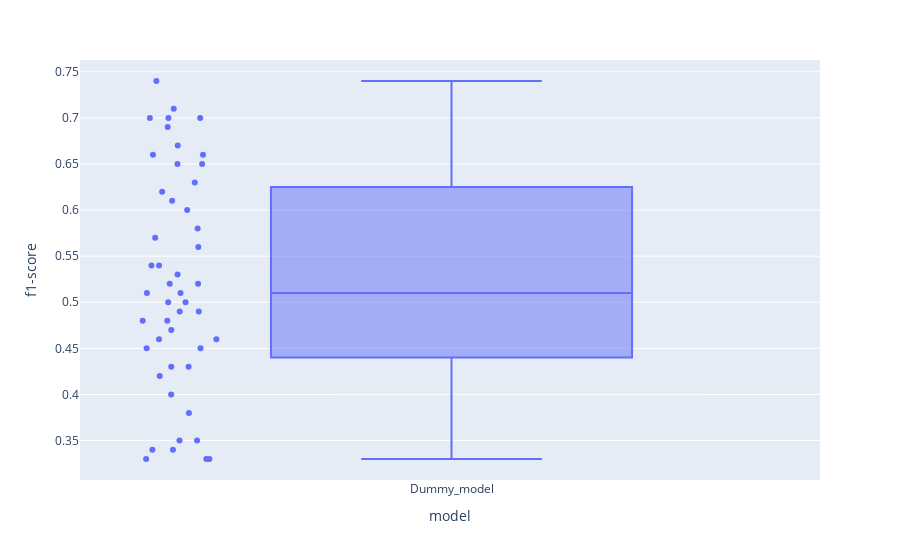
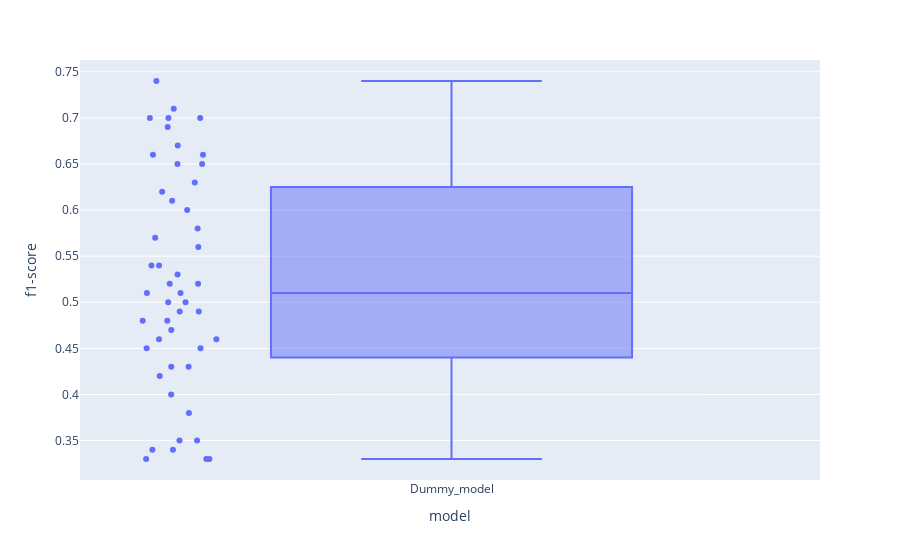
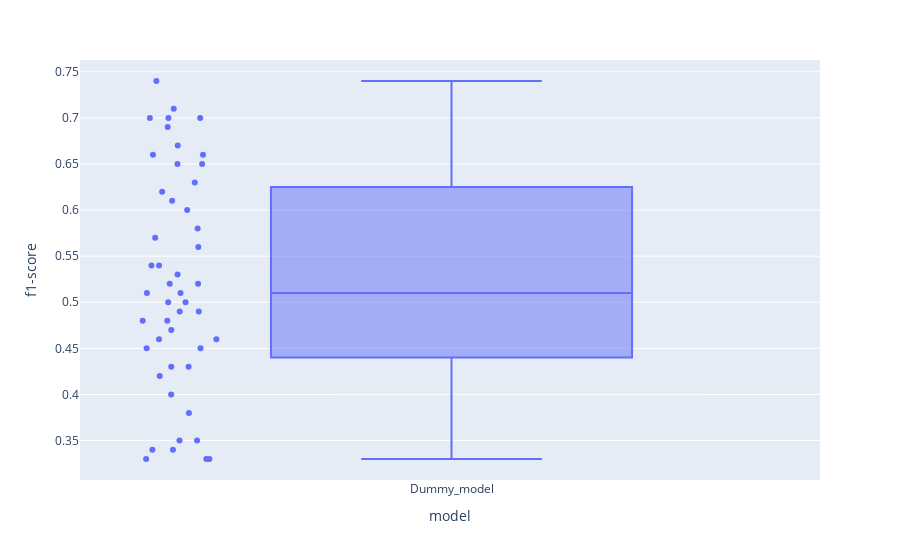

Notebook code for these charts, in order:
### Code cell
for label in macro_dummy.label_col.unique():
    for model in macro_dummy.model.unique():

        print(label, model)
        
        fig = px.box(macro_dummy, x="model", y="f1-score", points="all")
        fig.show()

### Figure 1 — Plotly figure (JSON) as saved in the notebook; plotly's stock layout.template omitted (floating-point values rounded to 4 significant figures)
{"data": [{"alignmentgroup": "True", "boxpoints": "all", "hovertemplate": "model=%{x}<br>f1-score=%{y}<extra></extra>", "legendgroup": "", "marker": {"color": "#636efa"}, "name": "", "notched": false, "offsetgroup": "", "orientation": "v", "showlegend": false, "type": "box", "x": ["Dummy_model", "Dummy_model", "Dummy_model", "Dummy_model", "Dummy_model", "Dummy_model", "Dummy_model", "Dummy_model", "Dummy_model", "Dummy_model", "Dummy_model", "Dummy_model", "Dummy_model", "Dummy_model", "Dummy_model", "Dummy_model", "Dummy_model", "Dummy_model", "Dummy_model", "Dummy_model", "Dummy_model", "Dummy_model", "Dummy_model", "Dummy_model", "Dummy_model", "Dummy_model", "Dummy_model", "Dummy_model", "Dummy_model", "Dummy_model", "Dummy_model", "Dummy_model", "Dummy_model", "Dummy_model", "Dummy_model", "Dummy_model", "Dummy_model", "Dummy_model", "Dummy_model", "Dummy_model", "Dummy_model", "Dummy_model", "Dummy_model", "Dummy_model", "Dummy_model", "Dummy_model", "Dummy_model", "Dummy_model"], "x0": " ", "xaxis": "x", "y": [0.33, 0.54, 0.43, 0.67, 0.49, 0.7, 0.34, 0.48, 0.49, 0.65, 0.62, 0.74, 0.4, 0.6, 0.56, 0.7, 0.45, 0.71, 0.34, 0.52, 0.53, 0.69, 0.42, 0.66, 0.35, 0.51, 0.47, 0.65, 0.45, 0.57, 0.35, 0.43, 0.46, 0.58, 0.46, 0.54, 0.33, 0.51, 0.38, 0.63, 0.48, 0.7, 0.33, 0.5, 0.5, 0.66, 0.52, 0.61], "y0": " ", "yaxis": "y"}], "layout": {"boxmode": "group", "legend": {"tracegroupgap": 0}, "margin": {"t": 60}, "xaxis": {"anchor": "y", "domain": [0, 1], "title": {"text": "model"}}, "yaxis": {"anchor": "x", "domain": [0, 1], "title": {"text": "f1-score"}}}}

### Figure 2 — Plotly figure (JSON) as saved in the notebook; plotly's stock layout.template omitted (floating-point values rounded to 4 significant figures)
{"data": [{"alignmentgroup": "True", "boxpoints": "all", "hovertemplate": "model=%{x}<br>f1-score=%{y}<extra></extra>", "legendgroup": "", "marker": {"color": "#636efa"}, "name": "", "notched": false, "offsetgroup": "", "orientation": "v", "showlegend": false, "type": "box", "x": ["Dummy_model", "Dummy_model", "Dummy_model", "Dummy_model", "Dummy_model", "Dummy_model", "Dummy_model", "Dummy_model", "Dummy_model", "Dummy_model", "Dummy_model", "Dummy_model", "Dummy_model", "Dummy_model", "Dummy_model", "Dummy_model", "Dummy_model", "Dummy_model", "Dummy_model", "Dummy_model", "Dummy_model", "Dummy_model", "Dummy_model", "Dummy_model", "Dummy_model", "Dummy_model", "Dummy_model", "Dummy_model", "Dummy_model", "Dummy_model", "Dummy_model", "Dummy_model", "Dummy_model", "Dummy_model", "Dummy_model", "Dummy_model", "Dummy_model", "Dummy_model", "Dummy_model", "Dummy_model", "Dummy_model", "Dummy_model", "Dummy_model", "Dummy_model", "Dummy_model", "Dummy_model", "Dummy_model", "Dummy_model"], "x0": " ", "xaxis": "x", "y": [0.33, 0.54, 0.43, 0.67, 0.49, 0.7, 0.34, 0.48, 0.49, 0.65, 0.62, 0.74, 0.4, 0.6, 0.56, 0.7, 0.45, 0.71, 0.34, 0.52, 0.53, 0.69, 0.42, 0.66, 0.35, 0.51, 0.47, 0.65, 0.45, 0.57, 0.35, 0.43, 0.46, 0.58, 0.46, 0.54, 0.33, 0.51, 0.38, 0.63, 0.48, 0.7, 0.33, 0.5, 0.5, 0.66, 0.52, 0.61], "y0": " ", "yaxis": "y"}], "layout": {"boxmode": "group", "legend": {"tracegroupgap": 0}, "margin": {"t": 60}, "xaxis": {"anchor": "y", "domain": [0, 1], "title": {"text": "model"}}, "yaxis": {"anchor": "x", "domain": [0, 1], "title": {"text": "f1-score"}}}}

### Figure 3 — Plotly figure (JSON) as saved in the notebook; plotly's stock layout.template omitted (floating-point values rounded to 4 significant figures)
{"data": [{"alignmentgroup": "True", "boxpoints": "all", "hovertemplate": "model=%{x}<br>f1-score=%{y}<extra></extra>", "legendgroup": "", "marker": {"color": "#636efa"}, "name": "", "notched": false, "offsetgroup": "", "orientation": "v", "showlegend": false, "type": "box", "x": ["Dummy_model", "Dummy_model", "Dummy_model", "Dummy_model", "Dummy_model", "Dummy_model", "Dummy_model", "Dummy_model", "Dummy_model", "Dummy_model", "Dummy_model", "Dummy_model", "Dummy_model", "Dummy_model", "Dummy_model", "Dummy_model", "Dummy_model", "Dummy_model", "Dummy_model", "Dummy_model", "Dummy_model", "Dummy_model", "Dummy_model", "Dummy_model", "Dummy_model", "Dummy_model", "Dummy_model", "Dummy_model", "Dummy_model", "Dummy_model", "Dummy_model", "Dummy_model", "Dummy_model", "Dummy_model", "Dummy_model", "Dummy_model", "Dummy_model", "Dummy_model", "Dummy_model", "Dummy_model", "Dummy_model", "Dummy_model", "Dummy_model", "Dummy_model", "Dummy_model", "Dummy_model", "Dummy_model", "Dummy_model"], "x0": " ", "xaxis": "x", "y": [0.33, 0.54, 0.43, 0.67, 0.49, 0.7, 0.34, 0.48, 0.49, 0.65, 0.62, 0.74, 0.4, 0.6, 0.56, 0.7, 0.45, 0.71, 0.34, 0.52, 0.53, 0.69, 0.42, 0.66, 0.35, 0.51, 0.47, 0.65, 0.45, 0.57, 0.35, 0.43, 0.46, 0.58, 0.46, 0.54, 0.33, 0.51, 0.38, 0.63, 0.48, 0.7, 0.33, 0.5, 0.5, 0.66, 0.52, 0.61], "y0": " ", "yaxis": "y"}], "layout": {"boxmode": "group", "legend": {"tracegroupgap": 0}, "margin": {"t": 60}, "xaxis": {"anchor": "y", "domain": [0, 1], "title": {"text": "model"}}, "yaxis": {"anchor": "x", "domain": [0, 1], "title": {"text": "f1-score"}}}}
